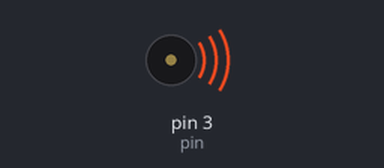
Bench run of a sketch on a simulated Arduino Uno, built with avr-gcc and run on an emulated ATmega328P. Parts: buzzer (waves = sounding).

Above: at 0.3 s.
Timing chart, 0 to 10.1 s (numbered marks = the images above):
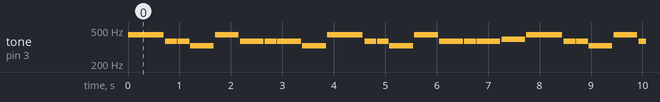

Measured:
- by itself, tone on pin 3 (pin): plays 440 Hz for 0.69 s, 369 Hz for 0.23 s, 369 Hz for 0.23 s, 329 Hz for 0.46 s, 440 Hz for 0.46 s, 369 Hz for 0.46 s … (287 notes in this stretch)

The sketch:

Si_Veo_a_Tu_Mama.ino
```cpp
//double low_e
//double low_d = 146.83
//double low_e = 164.81
double low_f_sharp = 185;
double low_g = 196;
double low_a = 220;
double low_b = 246.94;
double c = 261.63;
double c_sharp = 277.18;
double d = 293.66;
double e = 329.63;
double f_sharp = 369.99;
double g = 392;
double a = 440;
double b = 493.88;

int pin = 3;

// in milliseconds per quarter note (beat)
double extra_delay = 1.05;


double bpm_to_quarter(double bpm) {
  // beats per minute to beats per second
  double bps = bpm/60;
  // beats per second to beats per millisecond
  double bpms = bps/1000;
  // beats per millisecond to milliseconds per quarter note
  double quarter = 1/bpms;
  return quarter;
}

double quarter = bpm_to_quarter(130);
double quarter_dotted = quarter * 1.5;
double eigth = .5 * quarter;


void setup() {

}


void melody() {
  // put your main code here, to run repeatedly:
  // Measure 1
  tone(pin, a, quarter_dotted);
  delay(quarter_dotted * extra_delay);
  tone(pin, f_sharp, eigth);
  delay(eigth * extra_delay);
  tone(pin, f_sharp, eigth);
  delay(eigth * extra_delay);
  tone(pin, e, quarter);
  delay(quarter * extra_delay);
  // Tied into next measure
  tone(pin, a, quarter);
  delay(quarter * extra_delay);

  // Measure 2
  tone(pin, f_sharp, quarter);
  delay(quarter * extra_delay);
  tone(pin, f_sharp, eigth);
  delay(eigth * extra_delay);
  tone(pin, f_sharp, quarter);
  delay(quarter * extra_delay);
  tone(pin, e, quarter);
  delay(quarter * extra_delay);

  // Measure 3
  tone(pin, a, quarter_dotted);
  delay(quarter_dotted * extra_delay);
  tone(pin, f_sharp, eigth);
  delay(eigth * extra_delay);
  tone(pin, f_sharp, eigth);
  delay(eigth * extra_delay);
  tone(pin, e, quarter);
  delay(quarter * extra_delay);
  // Tied into next measure
  tone(pin, a, quarter);
  delay(quarter * extra_delay);

  // Measure 4
  tone(pin, f_sharp, quarter);
  delay(quarter * extra_delay);
  tone(pin, f_sharp, eigth);
  delay(eigth * extra_delay);
  tone(pin, f_sharp, quarter);
  delay(quarter * extra_delay);
  tone(pin, g, quarter);
  delay(quarter * extra_delay);

  // Measure 5
  tone(pin, a, quarter_dotted);
  delay(quarter_dotted * extra_delay);
  tone(pin, f_sharp, eigth);
  delay(eigth * extra_delay);
  tone(pin, f_sharp, eigth);
  delay(eigth * extra_delay);
  tone(pin, e, quarter);
  delay(quarter * extra_delay);
  // Tied into next measure
  tone(pin, a, quarter);
  delay(quarter * extra_delay);

  // Measure 6
  tone(pin, f_sharp, quarter);
  delay(quarter * extra_delay);
  tone(pin, f_sharp, eigth);
  delay(eigth * extra_delay);
  tone(pin, f_sharp, quarter);
  delay(quarter * extra_delay);
  tone(pin, e, quarter);
  delay(quarter * extra_delay);

  // Measure 7
  tone(pin, a, quarter_dotted);
  delay(quarter_dotted * extra_delay);
  tone(pin, f_sharp, eigth);
  delay(eigth * extra_delay);
  tone(pin, f_sharp, eigth);
  delay(eigth * extra_delay);
  tone(pin, e, quarter);
  delay(quarter * extra_delay);
  // Tied into next measure
  tone(pin, a, quarter);
  delay(quarter * extra_delay);

  // Measure 8
  delay(quarter * extra_delay);
  delay(eigth * extra_delay);
  tone(pin, f_sharp, quarter);
  delay(quarter * extra_delay);
  tone(pin, g, quarter);
  delay(quarter * extra_delay);
}

void bday() {

}

void loop() {
  melody();
}
```
